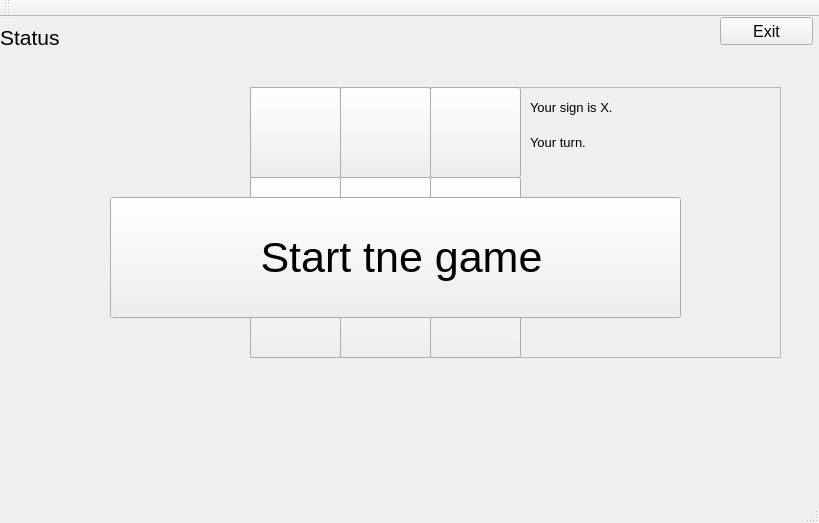
<?xml version="1.0" encoding="UTF-8"?>
<ui version="4.0">
 <class>MainWindow</class>
 <widget class="QMainWindow" name="MainWindow">
  <property name="geometry">
   <rect>
    <x>0</x>
    <y>0</y>
    <width>819</width>
    <height>523</height>
   </rect>
  </property>
  <property name="windowTitle">
   <string>MainWindow</string>
  </property>
  <widget class="QWidget" name="centralWidget">
   <widget class="QFrame" name="Game">
    <property name="geometry">
     <rect>
      <x>250</x>
      <y>70</y>
      <width>531</width>
      <height>271</height>
     </rect>
    </property>
    <property name="frameShape">
     <enum>QFrame::StyledPanel</enum>
    </property>
    <property name="frameShadow">
     <enum>QFrame::Raised</enum>
    </property>
    <widget class="QPushButton" name="pushButton_1_1">
     <property name="geometry">
      <rect>
       <x>0</x>
       <y>0</y>
       <width>91</width>
       <height>91</height>
      </rect>
     </property>
     <property name="font">
      <font>
       <pointsize>30</pointsize>
      </font>
     </property>
     <property name="text">
      <string/>
     </property>
    </widget>
    <widget class="QPushButton" name="pushButton_1_2">
     <property name="geometry">
      <rect>
       <x>90</x>
       <y>0</y>
       <width>91</width>
       <height>91</height>
      </rect>
     </property>
     <property name="font">
      <font>
       <pointsize>30</pointsize>
      </font>
     </property>
     <property name="text">
      <string/>
     </property>
    </widget>
    <widget class="QPushButton" name="pushButton_1_3">
     <property name="geometry">
      <rect>
       <x>180</x>
       <y>0</y>
       <width>91</width>
       <height>91</height>
      </rect>
     </property>
     <property name="font">
      <font>
       <pointsize>30</pointsize>
      </font>
     </property>
     <property name="text">
      <string/>
     </property>
    </widget>
    <widget class="QPushButton" name="pushButton_2_1">
     <property name="geometry">
      <rect>
       <x>0</x>
       <y>90</y>
       <width>91</width>
       <height>91</height>
      </rect>
     </property>
     <property name="font">
      <font>
       <pointsize>30</pointsize>
      </font>
     </property>
     <property name="text">
      <string/>
     </property>
    </widget>
    <widget class="QPushButton" name="pushButton_2_2">
     <property name="geometry">
      <rect>
       <x>90</x>
       <y>90</y>
       <width>91</width>
       <height>91</height>
      </rect>
     </property>
     <property name="font">
      <font>
       <pointsize>30</pointsize>
      </font>
     </property>
     <property name="text">
      <string/>
     </property>
    </widget>
    <widget class="QPushButton" name="pushButton_2_3">
     <property name="geometry">
      <rect>
       <x>180</x>
       <y>90</y>
       <width>91</width>
       <height>91</height>
      </rect>
     </property>
     <property name="font">
      <font>
       <pointsize>30</pointsize>
      </font>
     </property>
     <property name="text">
      <string/>
     </property>
    </widget>
    <widget class="QPushButton" name="pushButton_3_1">
     <property name="geometry">
      <rect>
       <x>0</x>
       <y>180</y>
       <width>91</width>
       <height>91</height>
      </rect>
     </property>
     <property name="font">
      <font>
       <pointsize>30</pointsize>
      </font>
     </property>
     <property name="text">
      <string/>
     </property>
    </widget>
    <widget class="QPushButton" name="pushButton_3_2">
     <property name="geometry">
      <rect>
       <x>90</x>
       <y>180</y>
       <width>91</width>
       <height>91</height>
      </rect>
     </property>
     <property name="font">
      <font>
       <pointsize>30</pointsize>
      </font>
     </property>
     <property name="text">
      <string/>
     </property>
    </widget>
    <widget class="QPushButton" name="pushButton_3_3">
     <property name="geometry">
      <rect>
       <x>180</x>
       <y>180</y>
       <width>91</width>
       <height>91</height>
      </rect>
     </property>
     <property name="font">
      <font>
       <pointsize>30</pointsize>
      </font>
     </property>
     <property name="text">
      <string/>
     </property>
    </widget>
    <widget class="QLabel" name="label_textSign">
     <property name="geometry">
      <rect>
       <x>280</x>
       <y>10</y>
       <width>131</width>
       <height>21</height>
      </rect>
     </property>
     <property name="font">
      <font>
       <pointsize>10</pointsize>
      </font>
     </property>
     <property name="text">
      <string>Your sign is X.</string>
     </property>
    </widget>
    <widget class="QLabel" name="label_statusOfMove">
     <property name="geometry">
      <rect>
       <x>280</x>
       <y>40</y>
       <width>161</width>
       <height>31</height>
      </rect>
     </property>
     <property name="font">
      <font>
       <pointsize>10</pointsize>
      </font>
     </property>
     <property name="text">
      <string>Your turn.</string>
     </property>
    </widget>
   </widget>
   <widget class="QLabel" name="label_status">
    <property name="geometry">
     <rect>
      <x>0</x>
      <y>0</y>
      <width>521</width>
      <height>41</height>
     </rect>
    </property>
    <property name="font">
     <font>
      <pointsize>16</pointsize>
     </font>
    </property>
    <property name="text">
     <string>Status</string>
    </property>
   </widget>
   <widget class="QPushButton" name="pushButton_start">
    <property name="geometry">
     <rect>
      <x>110</x>
      <y>180</y>
      <width>571</width>
      <height>121</height>
     </rect>
    </property>
    <property name="font">
     <font>
      <pointsize>32</pointsize>
     </font>
    </property>
    <property name="text">
     <string> Start tne game</string>
    </property>
   </widget>
   <widget class="QPushButton" name="pushButton_exit">
    <property name="geometry">
     <rect>
      <x>720</x>
      <y>0</y>
      <width>93</width>
      <height>28</height>
     </rect>
    </property>
    <property name="font">
     <font>
      <pointsize>12</pointsize>
     </font>
    </property>
    <property name="text">
     <string>Exit</string>
    </property>
   </widget>
  </widget>
  <widget class="QMenuBar" name="menuBar">
   <property name="geometry">
    <rect>
     <x>0</x>
     <y>0</y>
     <width>819</width>
     <height>26</height>
    </rect>
   </property>
  </widget>
  <widget class="QToolBar" name="mainToolBar">
   <attribute name="toolBarArea">
    <enum>TopToolBarArea</enum>
   </attribute>
   <attribute name="toolBarBreak">
    <bool>false</bool>
   </attribute>
  </widget>
  <widget class="QStatusBar" name="statusBar"/>
 </widget>
 <layoutdefault spacing="6" margin="11"/>
 <resources/>
 <connections/>
</ui>
